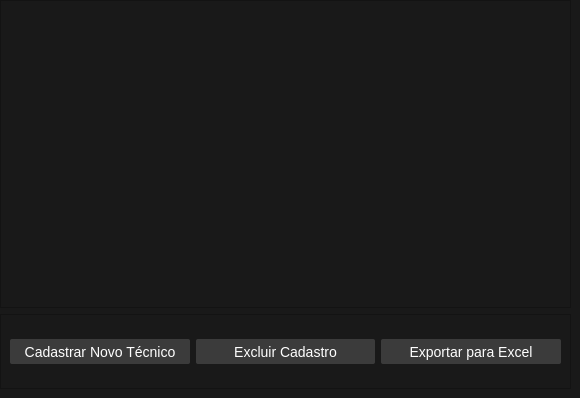
          <widget class="QWidget" name="aba_tecnicos">
           <property name="sizePolicy">
            <sizepolicy hsizetype="Expanding" vsizetype="Expanding">
             <horstretch>0</horstretch>
             <verstretch>0</verstretch>
            </sizepolicy>
           </property>
           <property name="styleSheet">
            <string notr="true">background-color:rgba(25,25,25,255)</string>
           </property>
           <attribute name="title">
            <string>Técnicos</string>
           </attribute>
           <widget class="QWidget" name="layoutWidget">
            <property name="geometry">
             <rect>
              <x>0</x>
              <y>0</y>
              <width>571</width>
              <height>389</height>
             </rect>
            </property>
            <layout class="QVBoxLayout" name="verticalLayout_7">
             <item>
              <widget class="QTableView" name="tabela_tecnicos">
               <property name="minimumSize">
                <size>
                 <width>567</width>
                 <height>308</height>
                </size>
               </property>
              </widget>
             </item>
             <item>
              <widget class="QFrame" name="frame_3">
               <property name="sizePolicy">
                <sizepolicy hsizetype="Expanding" vsizetype="Expanding">
                 <horstretch>0</horstretch>
                 <verstretch>0</verstretch>
                </sizepolicy>
               </property>
               <property name="minimumSize">
                <size>
                 <width>561</width>
                 <height>73</height>
                </size>
               </property>
               <property name="styleSheet">
                <string notr="true">background-color:rgba(25, 25, 25,255)</string>
               </property>
               <property name="frameShape">
                <enum>QFrame::StyledPanel</enum>
               </property>
               <property name="frameShadow">
                <enum>QFrame::Raised</enum>
               </property>
               <layout class="QHBoxLayout" name="horizontalLayout_3">
                <item>
                 <widget class="QPushButton" name="btn_novo_tecnico">
                  <property name="minimumSize">
                   <size>
                    <width>0</width>
                    <height>25</height>
                   </size>
                  </property>
                  <property name="styleSheet">
                   <string notr="true">QPushButton{
	color:rgb(255, 255, 255);
	border-radius: 2px;
	font-size: 14px;
	background-color:rgba(59,59,59,255);
}

QPushButton:hover{background-color: rgba(77,77,77,255); color:white}</string>
                  </property>
                  <property name="text">
                   <string>Cadastrar Novo Técnico</string>
                  </property>
                 </widget>
                </item>
                <item>
                 <widget class="QPushButton" name="btn_excluir_tecnico">
                  <property name="minimumSize">
                   <size>
                    <width>0</width>
                    <height>25</height>
                   </size>
                  </property>
                  <property name="styleSheet">
                   <string notr="true">QPushButton{
	color:rgb(255, 255, 255);
	border-radius: 2px;
	font-size: 14px;
	background-color:rgba(59,59,59,255);
}

QPushButton:hover{background-color: rgba(77,77,77,255); color:white}</string>
                  </property>
                  <property name="text">
                   <string>Excluir Cadastro</string>
                  </property>
                 </widget>
                </item>
                <item>
                 <widget class="QPushButton" name="btn_exportar_tecnicos">
                  <property name="minimumSize">
                   <size>
                    <width>0</width>
                    <height>25</height>
                   </size>
                  </property>
                  <property name="styleSheet">
                   <string notr="true">QPushButton{
	color:rgb(255, 255, 255);
	border-radius: 2px;
	font-size: 14px;
	background-color:rgba(59,59,59,255);
}

QPushButton:hover{background-color: rgba(77,77,77,255); color:white}</string>
                  </property>
                  <property name="text">
                   <string>Exportar para Excel</string>
                  </property>
                 </widget>
                </item>
               </layout>
              </widget>
             </item>
            </layout>
           </widget>
          </widget>
